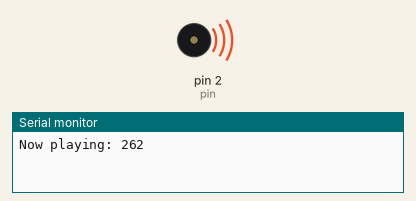
Simulated run of this sketch. Board: Arduino Uno, built with avr-gcc and run on an emulated ATmega328P. Parts: buzzer (waves = sounding), the last lines printed to the serial monitor.

Above: at 0.17 s.
At 6.4 s:
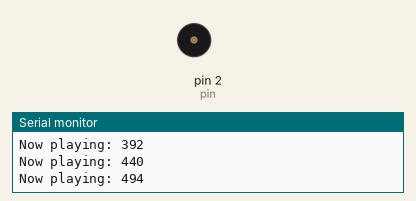
Timing chart, 0 to 7.9 s (numbered marks = the images above):
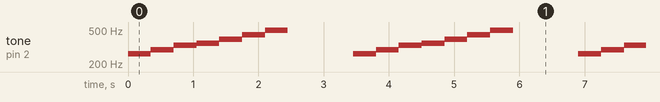

Measured:
- by itself, tone on pin 2 (pin): repeats every 3.5 s: 294 Hz 0.35 s, 330 Hz 0.35 s, 350 Hz 0.35 s, 392 Hz 0.35 s, 440 Hz 0.35 s, 494 Hz 0.35 s, silent 1.0 s, 262 Hz 0.35 s

The sketch:

Buzzer.ino
```cpp
// C++ code
//
int pin = 2, i;
int fourthOctave[]={262, 294, 330, 350, 392, 440, 494};

void setup()
{
  Serial.begin(9600); //to seiriako montelo epikoinonias
  pinMode(pin, OUTPUT);
}

void loop()
{
  for(i=0; i<7; i++)
  {
    tone(pin, fourthOctave[i]);
    Serial.print("Now playing: ");
    Serial.println(fourthOctave[i]);
    delay(350);
  }
  noTone(pin);
  delay(1000);
}
```
